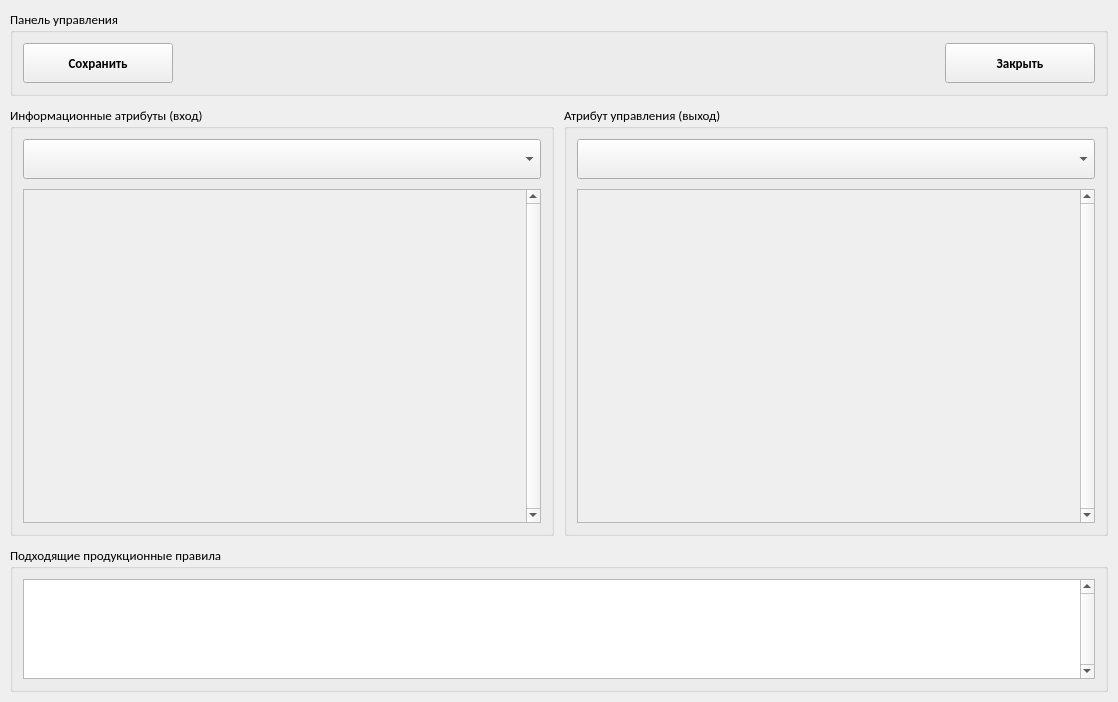
<?xml version="1.0" encoding="UTF-8"?>
<ui version="4.0">
 <class>controller_window</class>
 <widget class="QWidget" name="controller_window">
  <property name="geometry">
   <rect>
    <x>0</x>
    <y>0</y>
    <width>1118</width>
    <height>702</height>
   </rect>
  </property>
  <property name="sizePolicy">
   <sizepolicy hsizetype="Preferred" vsizetype="Preferred">
    <horstretch>0</horstretch>
    <verstretch>0</verstretch>
   </sizepolicy>
  </property>
  <property name="maximumSize">
   <size>
    <width>16777215</width>
    <height>16777215</height>
   </size>
  </property>
  <property name="font">
   <font>
    <family>Calibri</family>
    <pointsize>10</pointsize>
   </font>
  </property>
  <property name="windowTitle">
   <string>Нечёткий регулятор</string>
  </property>
  <layout class="QVBoxLayout" name="verticalLayout_5">
   <property name="spacing">
    <number>10</number>
   </property>
   <property name="leftMargin">
    <number>10</number>
   </property>
   <property name="topMargin">
    <number>10</number>
   </property>
   <property name="rightMargin">
    <number>10</number>
   </property>
   <property name="bottomMargin">
    <number>10</number>
   </property>
   <item>
    <widget class="QGroupBox" name="groupBox_3">
     <property name="sizePolicy">
      <sizepolicy hsizetype="Preferred" vsizetype="Preferred">
       <horstretch>0</horstretch>
       <verstretch>0</verstretch>
      </sizepolicy>
     </property>
     <property name="minimumSize">
      <size>
       <width>0</width>
       <height>0</height>
      </size>
     </property>
     <property name="maximumSize">
      <size>
       <width>16777215</width>
       <height>16777215</height>
      </size>
     </property>
     <property name="title">
      <string>Панель управления</string>
     </property>
     <layout class="QHBoxLayout" name="horizontalLayout_3">
      <property name="spacing">
       <number>10</number>
      </property>
      <property name="leftMargin">
       <number>10</number>
      </property>
      <property name="topMargin">
       <number>10</number>
      </property>
      <property name="rightMargin">
       <number>10</number>
      </property>
      <property name="bottomMargin">
       <number>10</number>
      </property>
      <item>
       <widget class="QPushButton" name="button_save">
        <property name="sizePolicy">
         <sizepolicy hsizetype="Minimum" vsizetype="Fixed">
          <horstretch>0</horstretch>
          <verstretch>0</verstretch>
         </sizepolicy>
        </property>
        <property name="minimumSize">
         <size>
          <width>150</width>
          <height>40</height>
         </size>
        </property>
        <property name="font">
         <font>
          <weight>75</weight>
          <bold>true</bold>
         </font>
        </property>
        <property name="cursor">
         <cursorShape>PointingHandCursor</cursorShape>
        </property>
        <property name="text">
         <string>Сохранить</string>
        </property>
        <property name="iconSize">
         <size>
          <width>24</width>
          <height>24</height>
         </size>
        </property>
       </widget>
      </item>
      <item>
       <spacer name="horizontalSpacer">
        <property name="orientation">
         <enum>Qt::Horizontal</enum>
        </property>
        <property name="sizeHint" stdset="0">
         <size>
          <width>40</width>
          <height>20</height>
         </size>
        </property>
       </spacer>
      </item>
      <item>
       <widget class="QPushButton" name="button_exit">
        <property name="sizePolicy">
         <sizepolicy hsizetype="Minimum" vsizetype="Fixed">
          <horstretch>0</horstretch>
          <verstretch>0</verstretch>
         </sizepolicy>
        </property>
        <property name="minimumSize">
         <size>
          <width>150</width>
          <height>40</height>
         </size>
        </property>
        <property name="font">
         <font>
          <weight>75</weight>
          <bold>true</bold>
         </font>
        </property>
        <property name="cursor">
         <cursorShape>PointingHandCursor</cursorShape>
        </property>
        <property name="text">
         <string>Закрыть</string>
        </property>
        <property name="iconSize">
         <size>
          <width>24</width>
          <height>24</height>
         </size>
        </property>
       </widget>
      </item>
     </layout>
    </widget>
   </item>
   <item>
    <layout class="QHBoxLayout" name="horizontalLayout">
     <property name="spacing">
      <number>10</number>
     </property>
     <item>
      <widget class="QGroupBox" name="groupBox_2">
       <property name="sizePolicy">
        <sizepolicy hsizetype="Preferred" vsizetype="Preferred">
         <horstretch>0</horstretch>
         <verstretch>0</verstretch>
        </sizepolicy>
       </property>
       <property name="title">
        <string>Информационные атрибуты (вход)</string>
       </property>
       <layout class="QVBoxLayout" name="verticalLayout_3">
        <property name="spacing">
         <number>10</number>
        </property>
        <property name="leftMargin">
         <number>10</number>
        </property>
        <property name="topMargin">
         <number>10</number>
        </property>
        <property name="rightMargin">
         <number>10</number>
        </property>
        <property name="bottomMargin">
         <number>10</number>
        </property>
        <item>
         <widget class="QComboBox" name="combo_add_attribute">
          <property name="minimumSize">
           <size>
            <width>0</width>
            <height>40</height>
           </size>
          </property>
          <property name="cursor">
           <cursorShape>PointingHandCursor</cursorShape>
          </property>
         </widget>
        </item>
        <item>
         <widget class="QScrollArea" name="scroll_attribute">
          <property name="minimumSize">
           <size>
            <width>0</width>
            <height>0</height>
           </size>
          </property>
          <property name="maximumSize">
           <size>
            <width>16777215</width>
            <height>16777215</height>
           </size>
          </property>
          <property name="font">
           <font>
            <family>Calibri</family>
            <pointsize>10</pointsize>
           </font>
          </property>
          <property name="layoutDirection">
           <enum>Qt::LeftToRight</enum>
          </property>
          <property name="styleSheet">
           <string notr="true"/>
          </property>
          <property name="frameShape">
           <enum>QFrame::StyledPanel</enum>
          </property>
          <property name="verticalScrollBarPolicy">
           <enum>Qt::ScrollBarAlwaysOn</enum>
          </property>
          <property name="horizontalScrollBarPolicy">
           <enum>Qt::ScrollBarAlwaysOff</enum>
          </property>
          <property name="widgetResizable">
           <bool>true</bool>
          </property>
          <property name="alignment">
           <set>Qt::AlignLeading|Qt::AlignLeft|Qt::AlignVCenter</set>
          </property>
          <widget class="QWidget" name="scrollAreaWidgetContents_2">
           <property name="geometry">
            <rect>
             <x>0</x>
             <y>0</y>
             <width>502</width>
             <height>357</height>
            </rect>
           </property>
           <property name="autoFillBackground">
            <bool>true</bool>
           </property>
           <layout class="QVBoxLayout" name="verticalLayout_6">
            <property name="spacing">
             <number>0</number>
            </property>
            <property name="leftMargin">
             <number>0</number>
            </property>
            <property name="topMargin">
             <number>0</number>
            </property>
            <property name="rightMargin">
             <number>0</number>
            </property>
            <property name="bottomMargin">
             <number>0</number>
            </property>
            <item>
             <layout class="QVBoxLayout" name="layout_scroll_attribute">
              <property name="spacing">
               <number>10</number>
              </property>
              <property name="leftMargin">
               <number>10</number>
              </property>
              <property name="topMargin">
               <number>10</number>
              </property>
              <property name="rightMargin">
               <number>10</number>
              </property>
              <property name="bottomMargin">
               <number>10</number>
              </property>
             </layout>
            </item>
            <item>
             <spacer name="vertical_spacer_attribute">
              <property name="orientation">
               <enum>Qt::Vertical</enum>
              </property>
              <property name="sizeType">
               <enum>QSizePolicy::Expanding</enum>
              </property>
              <property name="sizeHint" stdset="0">
               <size>
                <width>20</width>
                <height>40</height>
               </size>
              </property>
             </spacer>
            </item>
           </layout>
          </widget>
         </widget>
        </item>
       </layout>
      </widget>
     </item>
     <item>
      <widget class="QGroupBox" name="groupBox_4">
       <property name="sizePolicy">
        <sizepolicy hsizetype="Preferred" vsizetype="Preferred">
         <horstretch>0</horstretch>
         <verstretch>0</verstretch>
        </sizepolicy>
       </property>
       <property name="title">
        <string>Атрибут управления (выход)</string>
       </property>
       <layout class="QVBoxLayout" name="verticalLayout_4">
        <property name="spacing">
         <number>10</number>
        </property>
        <property name="leftMargin">
         <number>10</number>
        </property>
        <property name="topMargin">
         <number>10</number>
        </property>
        <property name="rightMargin">
         <number>10</number>
        </property>
        <property name="bottomMargin">
         <number>10</number>
        </property>
        <item>
         <widget class="QComboBox" name="combo_add_output_attribute">
          <property name="minimumSize">
           <size>
            <width>0</width>
            <height>40</height>
           </size>
          </property>
          <property name="cursor">
           <cursorShape>PointingHandCursor</cursorShape>
          </property>
         </widget>
        </item>
        <item>
         <widget class="QScrollArea" name="scroll_output_attribute">
          <property name="minimumSize">
           <size>
            <width>0</width>
            <height>0</height>
           </size>
          </property>
          <property name="maximumSize">
           <size>
            <width>16777215</width>
            <height>16777215</height>
           </size>
          </property>
          <property name="font">
           <font>
            <family>Calibri</family>
            <pointsize>10</pointsize>
           </font>
          </property>
          <property name="layoutDirection">
           <enum>Qt::LeftToRight</enum>
          </property>
          <property name="styleSheet">
           <string notr="true"/>
          </property>
          <property name="frameShape">
           <enum>QFrame::StyledPanel</enum>
          </property>
          <property name="verticalScrollBarPolicy">
           <enum>Qt::ScrollBarAlwaysOn</enum>
          </property>
          <property name="horizontalScrollBarPolicy">
           <enum>Qt::ScrollBarAlwaysOff</enum>
          </property>
          <property name="widgetResizable">
           <bool>true</bool>
          </property>
          <property name="alignment">
           <set>Qt::AlignLeading|Qt::AlignLeft|Qt::AlignVCenter</set>
          </property>
          <widget class="QWidget" name="scrollAreaWidgetContents_3">
           <property name="geometry">
            <rect>
             <x>0</x>
             <y>0</y>
             <width>502</width>
             <height>357</height>
            </rect>
           </property>
           <property name="autoFillBackground">
            <bool>true</bool>
           </property>
           <layout class="QVBoxLayout" name="verticalLayout_7">
            <property name="spacing">
             <number>0</number>
            </property>
            <property name="leftMargin">
             <number>0</number>
            </property>
            <property name="topMargin">
             <number>0</number>
            </property>
            <property name="rightMargin">
             <number>0</number>
            </property>
            <property name="bottomMargin">
             <number>0</number>
            </property>
            <item>
             <layout class="QVBoxLayout" name="layout_scroll_output_attribute">
              <property name="spacing">
               <number>10</number>
              </property>
              <property name="leftMargin">
               <number>10</number>
              </property>
              <property name="topMargin">
               <number>10</number>
              </property>
              <property name="rightMargin">
               <number>10</number>
              </property>
              <property name="bottomMargin">
               <number>10</number>
              </property>
             </layout>
            </item>
            <item>
             <spacer name="vertical_spacer_output_attribute">
              <property name="orientation">
               <enum>Qt::Vertical</enum>
              </property>
              <property name="sizeType">
               <enum>QSizePolicy::Expanding</enum>
              </property>
              <property name="sizeHint" stdset="0">
               <size>
                <width>20</width>
                <height>40</height>
               </size>
              </property>
             </spacer>
            </item>
           </layout>
          </widget>
         </widget>
        </item>
       </layout>
      </widget>
     </item>
    </layout>
   </item>
   <item>
    <widget class="QGroupBox" name="groupBox">
     <property name="sizePolicy">
      <sizepolicy hsizetype="Preferred" vsizetype="Preferred">
       <horstretch>0</horstretch>
       <verstretch>0</verstretch>
      </sizepolicy>
     </property>
     <property name="minimumSize">
      <size>
       <width>0</width>
       <height>0</height>
      </size>
     </property>
     <property name="maximumSize">
      <size>
       <width>16777215</width>
       <height>16777215</height>
      </size>
     </property>
     <property name="title">
      <string>Подходящие продукционные правила</string>
     </property>
     <layout class="QVBoxLayout" name="verticalLayout_2">
      <property name="spacing">
       <number>10</number>
      </property>
      <property name="leftMargin">
       <number>10</number>
      </property>
      <property name="topMargin">
       <number>10</number>
      </property>
      <property name="rightMargin">
       <number>10</number>
      </property>
      <property name="bottomMargin">
       <number>10</number>
      </property>
      <item>
       <widget class="QListWidget" name="list_pp">
        <property name="sizePolicy">
         <sizepolicy hsizetype="Expanding" vsizetype="Fixed">
          <horstretch>0</horstretch>
          <verstretch>0</verstretch>
         </sizepolicy>
        </property>
        <property name="minimumSize">
         <size>
          <width>0</width>
          <height>0</height>
         </size>
        </property>
        <property name="maximumSize">
         <size>
          <width>16777215</width>
          <height>100</height>
         </size>
        </property>
        <property name="verticalScrollBarPolicy">
         <enum>Qt::ScrollBarAlwaysOn</enum>
        </property>
       </widget>
      </item>
     </layout>
    </widget>
   </item>
  </layout>
 </widget>
 <resources/>
 <connections/>
</ui>
